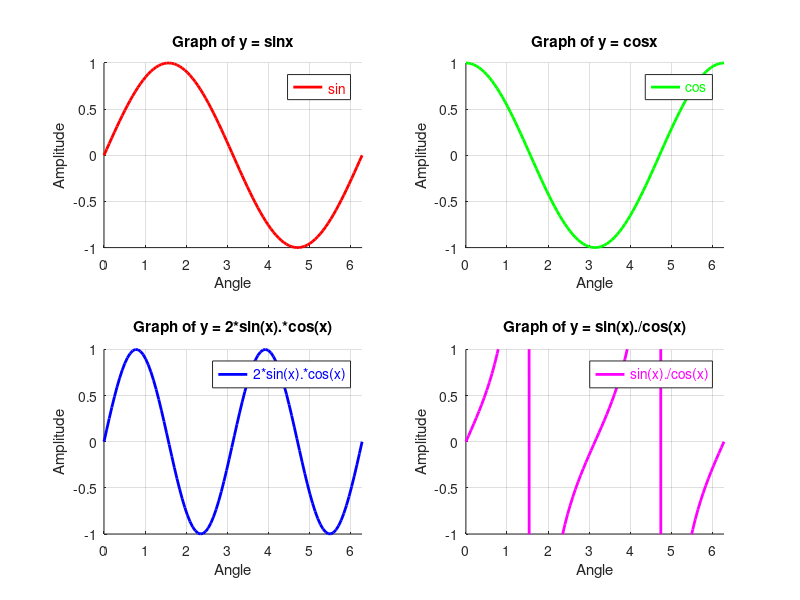

This figure's MATLAB source:
% Name: Priyadarshan Ghosh
% Roll no.: 72
clc;
clf;

a = linspace(0, 2*pi);
subplot(2, 2, 1);
plot(a,sin(a), 'r', 'linewidth', 2);
legend({'sin'},'FontSize',10,'TextColor','red');
title('Graph of y = sinx');
xlabel('Angle');
ylabel('Amplitude');
axis([0, 2*pi, -1, +1]);
box off;
grid on;

hold on;
subplot(2, 2, 2);
plot(a,cos(a), 'g','linewidth', 2);
legend({'cos'}, 'FontSize',10,'TextColor','green');
title('Graph of y = cosx');
xlabel('Angle');
ylabel('Amplitude');
axis([0, 2*pi, -1, +1]);
box off;
grid on;

hold on;
subplot(2, 2, 3);
plot(a,2*sin(a).*cos(a), 'b','linewidth', 2);
legend({'2*sin(x).*cos(x)'}, 'FontSize',10,'TextColor','blue');
title('Graph of y = 2*sin(x).*cos(x)');
xlabel('Angle');
ylabel('Amplitude');
axis([0, 2*pi, -1, +1]);
box off;
grid on;

hold on;
subplot(2, 2, 4);
plot(a,sin(a)./cos(a), 'm','linewidth', 2);
legend({'sin(x)./cos(x)'}, 'FontSize',10,'TextColor','magenta');
title('Graph of y = sin(x)./cos(x)');
xlabel('Angle');
ylabel('Amplitude');
axis([0, 2*pi, -1, +1]);
box off;
grid on;
